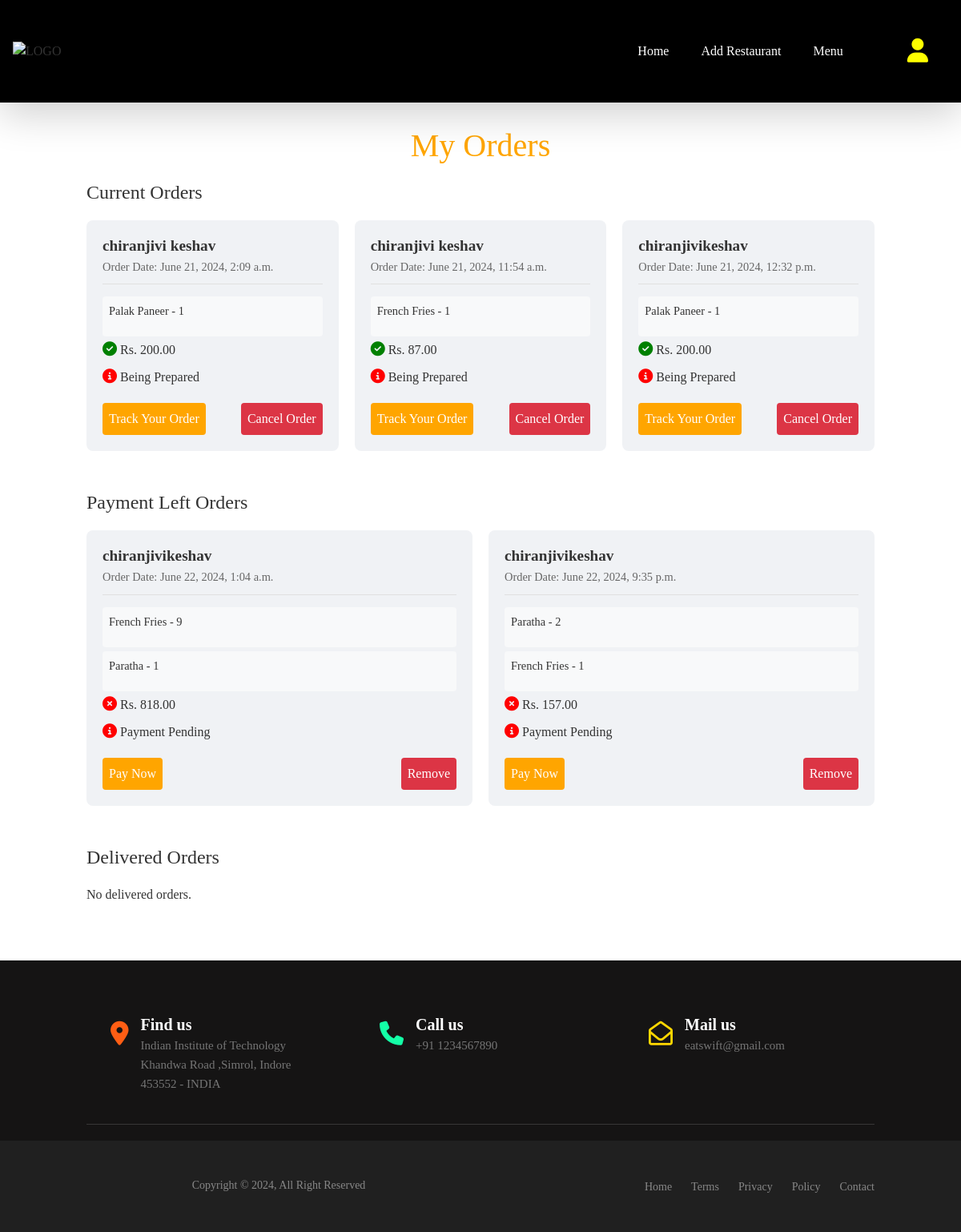
Page /myorder (signed in) on the committed database.
### restaurant/models.py (models this page shows, shortened)
class Order(models.Model):
    user = models.ForeignKey(User, on_delete=models.CASCADE)
    restaurant = models.ManyToManyField(Restaurant)
    name = models.TextField()
    phone = models.IntegerField()
    email = models.TextField()
    address = models.TextField()
    city=models.TextField()
    state=models.TextField()
    pin_code=models.IntegerField()
    order_date = models.DateTimeField(auto_now_add=True)
    total_price = models.DecimalField(max_digits=10, decimal_places=2)
    payment_status=models.BooleanField(default=False)
    delevery_status=models.BooleanField(default=False)
    razor_pay_order_id = models.TextField()

class OrderItem(models.Model):
    order = models.ForeignKey(Order, on_delete=models.CASCADE)
    item = models.ForeignKey(Item, on_delete=models.CASCADE)
    quantity = models.PositiveIntegerField(default=1)
    price = models.DecimalField(max_digits=10, decimal_places=2)

class Item(models.Model):
    restaurant = models.ForeignKey(Restaurant, on_delete=models.CASCADE)
    item_name = models.CharField(max_length=255)
    item_description = models.CharField(max_length=1000)
    price = models.DecimalField(max_digits=10, decimal_places=2)
    image = models.ImageField(upload_to='item_images/',null=True)
    item_rating = models.DecimalField(max_digits=3,decimal_places=2,default=0.00)
    people_rated = models.PositiveIntegerField(default=0)

### restaurant/views.py (the view)
# urls.py: path('myorder', views.myorder, name='myorder'),
def myorder(request):
    user = request.user
    orders = Order.objects.filter(user=user)
    current_orders = orders.filter(payment_status=True, delevery_status=False)
    payment_left_orders = orders.filter(payment_status=False)
    delivered_orders = orders.filter(payment_status=True, delevery_status=True)
    context = {
        'current_orders': current_orders,
        'payment_left_orders': payment_left_orders,
        'delivered_orders': delivered_orders,
    }
    return render (request,"myorder.html",context)

### templates/myorder.html (shortened to what this page needs)
{% extends 'base.html' %}
{% block body %}
<div class="container">
    <header class="main-header">
        <h1>My Orders</h1>
    </header>
    <section id="current-orders" class="order-section">
        <h2>Current Orders</h2>
        <div class="order-list">
            {% for order in current_orders %}
                <div class="order-card">
                    <div class="order-header">
                        <h3>{{ order.name }}</h3>
                        <p class="order-date">Order Date: {{ order.order_date }}</p>
                    </div>
                    <div class="order-details">
                        <ul>
                            {% for item in order.orderitem_set.all %}
                                <li>{{ item.item.item_name }} - {{ item.quantity }}</li>
                            {% endfor %}
                        </ul>
                        <p><i class="fa fa-check-circle"></i> Rs. {{ order.total_price }}</p>
                        <p><i class="fa fa-info-circle"></i> Being Prepared</p>
                    </div>
                    <div class="order-actions">
                        <button class="btn track-order"><a>Track Your Order</a></button>
                        <button class="btn cancel-order"><a>Cancel Order</a></button>
                    </div>
                </div>
            {% empty %}
                <p>No current orders.</p>
            {% endfor %}
        </div>
    </section>
    <section id="payment-left-orders" class="order-section">
        <h2>Payment Left Orders</h2>
        <div class="order-list">
            {% for order in payment_left_orders %}
                <div class="order-card">
                    <div class="order-header">
                        <h3>{{ order.name }}</h3>
                        <p class="order-date">Order Date: {{ order.order_date }}</p>
                    </div>
                    <div class="order-details">
                        <ul>
                            {% for item in order.orderitem_set.all %}
                                <li>{{ item.item.item_name }} - {{ item.quantity }}</li>
                            {% endfor %}
                        </ul>
                        <p><i class="fa fa fa-times-circle"></i> Rs. {{ order.total_price }}</p>
                        <p><i class="fa fa-info-circle"></i> Payment Pending</p>
                    </div>
                    <div class="order-actions">
                        <a href="checkout/{{order.id}}"><button class="btn pay-now">Pay Now</button></a>
                        <a href="delete_order/{{order.id}}"><button class="btn remove">Remove</button></a>
                    </div>
                </div>
            {% empty %}
                <p>No orders with payment left.</p>
            {% endfor %}
        </div>
    </section>
    <section id="delivered-orders" class="order-section">
        <h2>Delivered Orders</h2>
        <div class="order-list">
            {% for order in delivered_orders %}
                <div class="order-card">
                    <div class="order-header">
                        <h3>{{ order.name }}</h3>
                        <p class="order-date">Order Date: {{ order.order_date }}</p>
                    </div>
                    <div class="order-details">
                        <ul>
                            {% for item in order.orderitem_set.all %}
                                <li>
                                    {{ item.item.item_name }} -{{ item.quantity }}
                                    <button class="btn feedback" type="button" class="btn btn-primary" data-toggle="modal" data-target="#feedbackModal" data-item-id="{{ item.item.id }}">
                                        Feedback
                                    </button>
                                </li>
                            {% endfor %}
                            <div class="modal fade" id="feedbackModal" tabindex="-1" role="dialog" aria-labelledby="exampleModalLabel" aria-hidden="true">
                                <div class="modal-dialog" role="document">
                                    <div class="modal-content" id="modal-content">
                                        <div class="head">
                                            <p>Please rate the quality of food</p>
                                        </div>
                                        <div class="rating">
                                            <i class="fas fa-star" data-value="1"></i>
                                            <i class="fas fa-star" data-value="2"></i>
                                            <i class="fas fa-star" data-value="3"></i>
                                            <i class="fas fa-star" data-value="4"></i>
                                            <i class="fas fa-star" data-value="5"></i>
                                        </div>
                                        <div class="textarea">
                                            <p>Share your experience</p>
                                            <textarea name="exp" id="feedbackExp" placeholder="Let us know..."></textarea>
                                        </div>
                                        <div class="end">
                                            <div class="submission">
                                                <button class="sub btn" id="submitFeedback">Send</button>
                                            </div>
                                        </div>
                                    </div>
                                    <div class="thankyou" id="thankyou">
                                        <i class="fa fa-check-circle"></i>
                                        <h2>Thank you for Feedback</h2>
                                    </div>
                                </div>
                            </div>
                        </ul>
                        <p><i class="fa fa-check-circle"></i> Rs. {{ order.total_price }}</p>
                        <p><i class="fa fa-check-circle"></i> Delivered</p>
                    </div>
                    <div class="order-actions">
                    </div>
                </div>
            {% empty %}
                <p>No delivered orders.</p>
            {% endfor %}
        </div>
    </section>
</div>
 {% endblock %}

### rows in the picture
Order: name "chiranjivi keshav", order_date "June 21, 2024, 2:09 a.m.", total_price "200.00"
OrderItem: item.item_name "Palak Paneer", quantity "1"
Order: name "chiranjivi keshav", order_date "June 21, 2024, 11:54 a.m.", total_price "87.00"
OrderItem: item.item_name "French Fries", quantity "1"
Order: name "chiranjivikeshav", order_date "June 21, 2024, 12:32 p.m.", total_price "200.00"
OrderItem: item.item_name "Palak Paneer", quantity "1"
Order: name "chiranjivikeshav", order_date "June 22, 2024, 1:04 a.m.", total_price "818.00"
OrderItem: item.item_name "French Fries", quantity "9"
OrderItem: item.item_name "Paratha", quantity "1"
Order: name "chiranjivikeshav", order_date "June 22, 2024, 9:35 p.m.", total_price "157.00"
OrderItem: item.item_name "Paratha", quantity "2"
OrderItem: item.item_name "French Fries", quantity "1"
